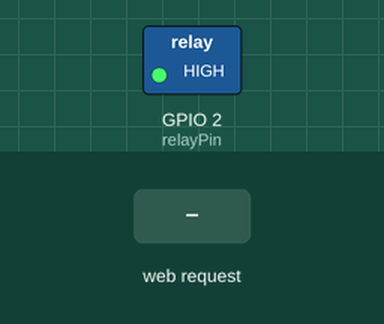
A sketch run on a simulated ESP8266 (NodeMCU). Shown: switched loads named in the sketch (green lamp = pin HIGH). The inputs (shaded band) are chosen by the test bench. WiFi joins after 1.5 s; servers stay silent unless stated; what the sketch prints to the serial monitor is not drawn.

Above: at 3.2 s.
3.3 s: HTTP request GET /open received
At 3.7 s:
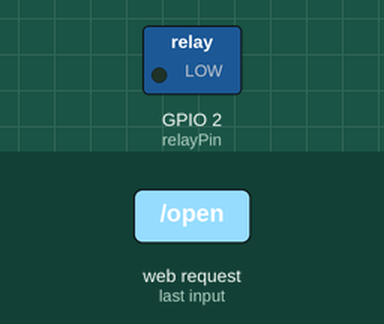
Timing chart, 0 to 6.3 s (numbered marks = the images above; inputs shaded):
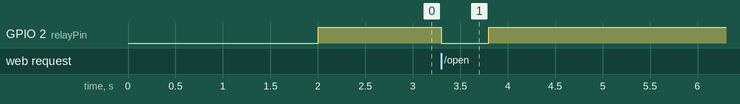

The sketch:

wifipcenable.ino
```cpp
#include <ESP8266WiFi.h>
#include <ESP8266WebServer.h>

const char *ssid = "ваш_SSID"; //впишите ващ SSID 2.4G WiFi
const char *password = "ваш_пароль"; //ну и пароль

ESP8266WebServer server(80);

const int relayPin = 2; // D4 пин

void setup() {
  Serial.begin(115200);

  // Подключение к Wi-Fi
  WiFi.begin(ssid, password);
  while (WiFi.status() != WL_CONNECTED) {
    delay(1000);
    Serial.println("Connecting to Wi-Fi...");
  }
  Serial.println("Connected to Wi-Fi");

  // Определение пина реле как OUTPUT
  pinMode(relayPin, OUTPUT);
  digitalWrite(relayPin, HIGH); // Изначально реле закрыто

  // Определение HTTP endpoint для управления реле
  server.on("/open", HTTP_GET, [](){
    digitalWrite(relayPin, LOW); // Открытие реле
    delay(500); // Подождать полсекунды
    digitalWrite(relayPin, HIGH); // Закрытие реле
    server.send(200, "text/plain", "Реле открыто и закрыто");
  });

  // Запуск веб-сервера
  server.begin();
}

void loop() {
  server.handleClient();
}
```

Measured:
- after the input at 3.3 s, GPIO 2 (relayPin): HIGH → LOW at once, → HIGH 0.50 s later
